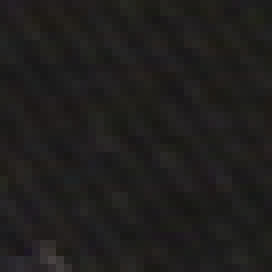
#> input picture Assignment2/Patches/Patches/00.png, 34 x 34 px, given as the content of the folder leaves/, which was not available (shown 8 times larger)
$ jupyter execute --allow-errors me592_HW2_Q1_.ipynb
#> lines starting #> are read from the running program, lines starting #| are printed output that depends on the picture; long printed decimals are rounded; pictures that were not available may be replaced by others from this repository, and a replacement may not be noted
[cell 1]
import cv2
import matplotlib.pyplot as plt
import os
import numpy as np
import random
from skimage.transform import rotate,rescale,resize, AffineTransform, warp
from glob import glob

[cell 2]
#Image augmentation using respective function with random inputs
def rotation(img):
    angle = random.randint(0, 359)
    img = rotate(img, angle)
    return img

def scale(img):
    width = np.arange(10, img.shape[0], 20)
    height = np.arange(10, img.shape[1], 20)
    w, h = random.choice(width), random.choice(height)
    resized_img = cv2.resize(img, (w, h))
    img = np.uint8(resized_img)
    return img

def shift(img):
    horizontal_shift = random.randint(-1*img.shape[0], img.shape[0]) # changing x and y (read dovs on skimage transforms)
    vertical_shift = random.randint(-1*img.shape[1], img.shape[1])
    transform = AffineTransform(translation=(horizontal_shift, vertical_shift))
    img = warp(img, transform, mode='wrap')
    return img

def warping(img):
    shear_factor = random.uniform(-0.5, 0.5)
    transform = AffineTransform(shear=shear_factor)
    img = warp(img, transform, mode='wrap')
    return img

#Reading the images
images = []
files = os.listdir("leaves/")
for i in files:
    image = cv2.imread("leaves/"+i)
#> image is the input picture: shape (34, 34, 3); mean B, G, R 29, 30, 31.8
    images.append(image)

#Choosing transformation functions randomly and performing augmentation
number_of_aug = 100
for i in range(0, number_of_aug):
    image_no = random.randint(0, len(images)-1)
    image = images[image_no]
    transformations = ['rotate', 'scale', 'shift', 'warp']
    transform_choice = random.choice(transformations)
    if(transform_choice=='rotate'):
        aug_image = rotation(image)
    elif(transform_choice=='scale'):
        aug_image = scale(image)
    elif(transform_choice=='shift'):
        aug_image = shift(image)
    else:
        aug_image = warping(image)
    #Saving the tranformed images
    plt.imsave("TransformedLeaves/"+str(transform_choice)+str(i)+'.png', aug_image)
#> this loop made 100 passes
#> pass 1, in warping, `img = warp(img, transform, mode='wrap')`:
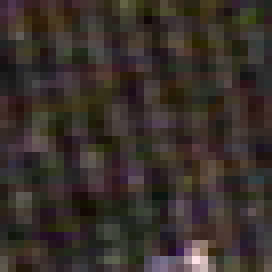
#> img: shape (34, 34, 3) float64 (shown 8 times larger); mean of channels 0, 1, 2 0.114, 0.118, 0.125; drawn with min black and max white
#> pass 1, `plt.imsave("TransformedLeaves/"+str(transform_choice)+str(i)+'.png', a..`:
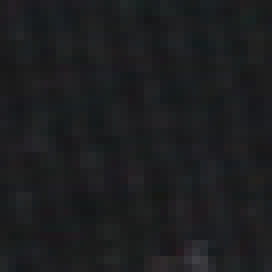
#> saved as warp0.png: shape (34, 34, 3) (shown 8 times larger); mean R, G, B 28.6, 29.6, 31.3
#> pass 2, in warping (call 2), `img = warp(img, transform, mode='wrap')`:
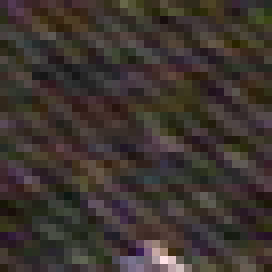
#> img: shape (34, 34, 3) float64 (shown 8 times larger); mean of channels 0, 1, 2 0.114, 0.118, 0.125; drawn with min black and max white
    # print(i)

[cell 3]
# reading the first image
image = cv2.imread('leaves/I1.png')
image=cv2.cvtColor(image, cv2.COLOR_BGR2RGB)
# plt.figure(figsize=(30,20))
plt.imshow(image)

[cell 4]
np.shape(image)
#> Out = (34, 34, 3)

[cell 5]
files = os.listdir('leaves/')
#> (the rest of this cell did not finish here and is left out)

[cell 6]
# Specify the folder to find all images
patch_files = glob("Patches/*")

def resize_image(img):
  return(cv2.resize(img, (32, 32)))

def plotImage(X):
  plt.figure(figsize=(1.5, 1.5))
  plt.imshow(X.reshape(32, 32, 3))
  plt.show()
  plt.close()

# Initialize an empty list to store all the images data
patches_list = []

# loop through the folder to retrieve all images
for file in range(len(patch_files)):
    img = cv2.imread(patch_files[file])
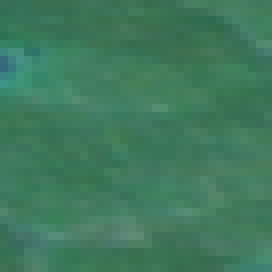
#> input picture Assignment2/Patches/Patches/01.png, 34 x 34 px, given in place of Patches, which was not available (shown 8 times larger)
#> img is the input picture: shape (34, 34, 3); mean B, G, R 93.7, 121.3, 63.7
    img = resize_image(img)
    # print(img.shape, img.max())
    patches_list.append(img)
patches_array = np.asarray(patches_list)
print("shape of array: ", patches_array.shape)
#| shape of array:  (1, 32, 32, 3)
print(len(patches_array))
#| 1


# Reshape the images/ flatten them
ptch = patches_array.reshape(patches_array.shape[0],patches_array.shape[1]*patches_array.shape[2]*patches_array.shape[3])
print("ptch:", ptch.shape)
#| ptch: (1, 3072)

# normalize the data
print("max ptch:", ptch.max())
#| max ptch: 146
ptch = ptch / ptch.max()
print("ptch max after normalizing: ", ptch.max())
#| ptch max after normalizing:  1.0

# Subtract the mean from the normalized pixels
print("ptch mean: ", ptch.mean())
#| ptch mean:  0.6352
ptch = ptch - ptch.mean(axis=0)
print("ptch min after:", ptch.min(), "ptch max after:", ptch.max())
#| ptch min after: 0.0 ptch max after: 0.0

# Find the covariance of the pixels
cov = np.cov(ptch, rowvar=False)
#> cov = 0
print("Shape of covariance matrix: ", cov.shape)
#| Shape of covariance matrix:  ()

#Decompose the cov matrix into its singular values and singular vectors.
#> (the rest of this cell did not finish here and is left out)
